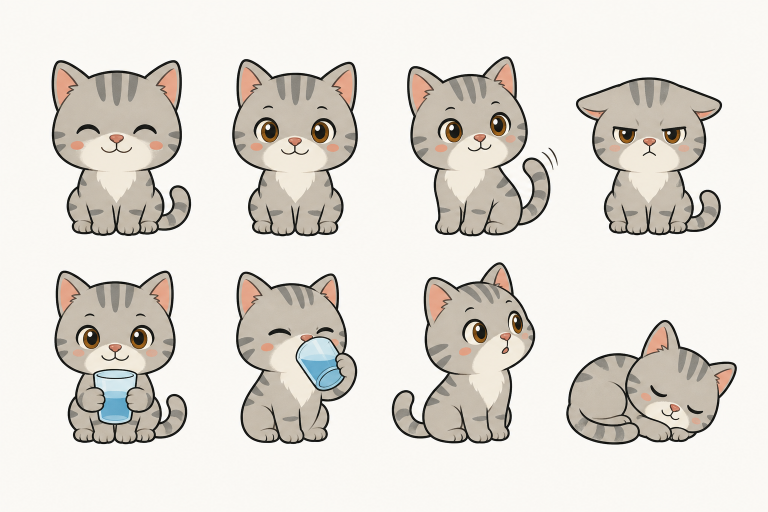
#> input picture assets/cat_sprite_source.png, 1536 x 1024 px (shown at 1/2 size)
$ python prepare_cat_sprites.py
#> lines starting #> are read from the running program, lines starting #| are printed output that depends on the picture; after the words box and inside, x2 and y2 are one past the last pixel; in counts of white or black regions, pixels touching at a corner belong together
"""把4×2角色表拆成统一尺寸的透明PNG状态图。"""

import argparse
from pathlib import Path
import sys

from PIL import Image, ImageDraw, ImageOps


ROOT = Path(__file__).resolve().parents[1]
SOURCE = ROOT / "assets" / "cat_sprite_source.png"
SLEEP_SOURCE = ROOT / "assets" / "cat_sleep_source.png"
OUTPUT = ROOT / "assets" / "cat_sprites"
KEYS = ("idle", "watch", "tail", "over", "hold_cup", "drink", "away", "sleep")
CANVAS_SIZE = 384
SUBJECT_LIMIT = 340
CELL_OVERFLOW = {
    # Generated 4x2 sheets can let the curled sleeping body cross the left cell
    # boundary. Keep a small safe overlap so the rear is not cut into a straight
    # vertical edge. The neighbouring bottom-row subject stays outside this area.
    "sleep": (48, 0, 0, 0),
}


def remove_connected_background(cell):
    # 生成图偶尔会让耳朵或尾巴贴到网格边缘。先补一圈背景，
    # 避免 floodfill 的边缘种子直接落在角色上，把整块毛色灌空。
    border = 10
    background = cell.convert("RGB").getpixel((0, 0))
    work = ImageOps.expand(cell.convert("RGB"), border=border, fill=background)
    marker = (0, 255, 0)
    width, height = work.size
    seeds = []
    for x in range(0, width, 24):
        seeds.extend(((x, 0), (x, height - 1)))
    for y in range(0, height, 24):
        seeds.extend(((0, y), (width - 1, y)))
    for seed in seeds:
        if work.getpixel(seed) != marker:
            ImageDraw.floodfill(work, seed, marker, thresh=42)

    original = ImageOps.expand(cell.convert("RGBA"), border=border, fill=background + (255,))
    pixels = original.load()
    mask_pixels = work.load()
    for y in range(height):
        for x in range(width):
            if mask_pixels[x, y] == marker:
                r, g, b, _ = pixels[x, y]
                pixels[x, y] = (r, g, b, 0)
    return original.crop((border, border, width - border, height - border))


def normalize_sprite(sprite):
    alpha = sprite.getchannel("A")
    bbox = alpha.getbbox()
    if bbox is None:
        raise RuntimeError("sprite is empty after background removal")
    left, top, right, bottom = bbox
    margin = 4
    bbox = (max(0, left - margin), max(0, top - margin),
            min(sprite.width, right + margin), min(sprite.height, bottom + margin))
    cropped = sprite.crop(bbox)
    scale = min(SUBJECT_LIMIT / cropped.width, SUBJECT_LIMIT / cropped.height)
    size = (max(1, round(cropped.width * scale)), max(1, round(cropped.height * scale)))
    cropped = cropped.resize(size, Image.Resampling.LANCZOS)
    canvas = Image.new("RGBA", (CANVAS_SIZE, CANVAS_SIZE), (0, 0, 0, 0))
    x = (CANVAS_SIZE - cropped.width) // 2
    y = CANVAS_SIZE - cropped.height - 10
    canvas.alpha_composite(cropped, (x, y))
    return canvas


def sheet_cell(sheet, index, key):
    cell_w, cell_h = sheet.width // 4, sheet.height // 2
    col, row = index % 4, index // 4
    left_pad, top_pad, right_pad, bottom_pad = CELL_OVERFLOW.get(
        key,
        (0, 0, 0, 0),
    )
    return sheet.crop((
        max(0, col * cell_w - left_pad),
        max(0, row * cell_h - top_pad),
        min(sheet.width, (col + 1) * cell_w + right_pad),
        min(sheet.height, (row + 1) * cell_h + bottom_pad),
    ))


def main(argv=None):
    parser = argparse.ArgumentParser()
    parser.add_argument("--only", choices=KEYS)
    parser.add_argument("--source", type=Path, default=SOURCE)
    parser.add_argument("--sleep-source", type=Path, default=SLEEP_SOURCE)
    parser.add_argument("--output", type=Path, default=OUTPUT)
    parser.add_argument("--use-sheet-sleep", action="store_true")
    args = parser.parse_args(argv)
    source = args.source.resolve()
    sleep_source = args.sleep_source.resolve()
    output = args.output.resolve()
    if not source.exists():
        raise FileNotFoundError(source)
    output.mkdir(parents=True, exist_ok=True)
    with Image.open(source) as sheet:
#> sheet is the input picture: PIL image 1536x1024 RGB; mean R, G, B 224.9, 220.6, 213.7
        sheet = sheet.convert("RGBA")
#> sheet: PIL image 1536x1024 RGBA
        cell_w, cell_h = sheet.width // 4, sheet.height // 2
#> cell_w = 384; cell_h = 512
        if sheet.width % 4 or sheet.height % 2:
            raise ValueError("source sheet must be a 4x2 grid")
        for index, key in enumerate(KEYS):
            if args.only and key != args.only:
                continue
            if key == "sleep" and not args.use_sheet_sleep and sleep_source.exists():
                with Image.open(sleep_source) as custom_sleep:
                    cell = custom_sleep.convert("RGBA")
            else:
                cell = sheet_cell(sheet, index, key)
#> in sheet_cell, `return sheet.crop(( max(0, col * cell_w - left_pad), max(0, row * cell..`:
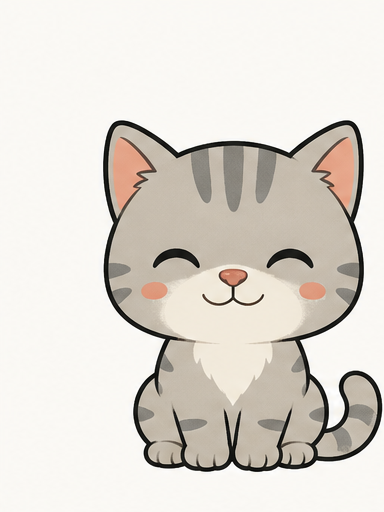
#> returned value: PIL image 384x512 RGBA; mean R, G, B, A 222.9, 217.6, 210, 255
            sprite = normalize_sprite(remove_connected_background(cell))
#> in remove_connected_background, `background = cell.convert("RGB").getpixel((0, 0))`: background = (249, 248, 243)
#> in remove_connected_background, `work = ImageOps.expand(cell.convert("RGB"), border=border, fill=backgr..`:
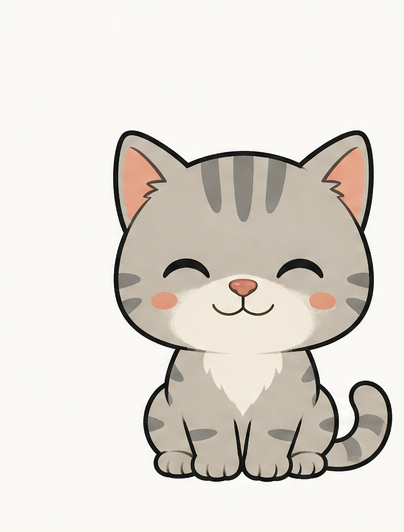
#> work: PIL image 404x532 RGB; mean R, G, B 225.1, 220.2, 212.8
#> after the loop in remove_connected_background, `for seed in seeds:`:
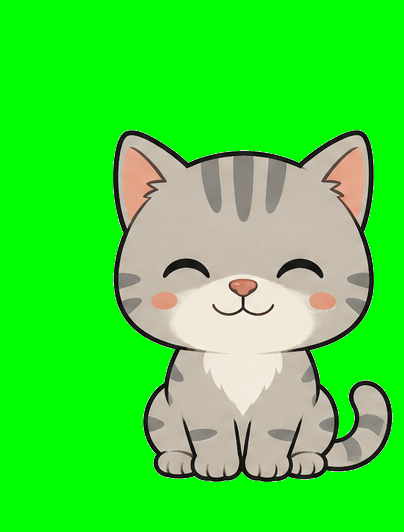
#> work: PIL image 404x532 RGB; mean R, G, B 64.1, 224.5, 55.6
#> in normalize_sprite, `alpha = sprite.getchannel("A")`:
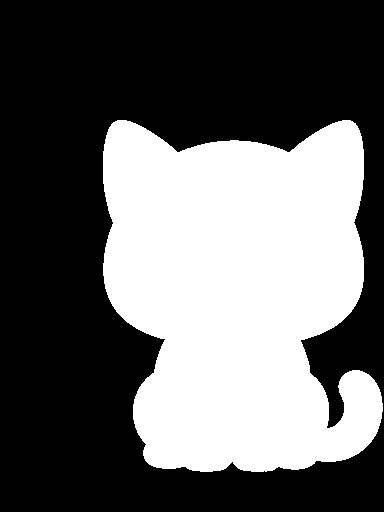
#> alpha: PIL image 384x512 L; 38.9% white; 1 white region, box (x1, y1, x2, y2) and area: (103, 120, 383, 472) 76500
#> in normalize_sprite, `bbox = alpha.getbbox()`: bbox = (103, 120, 383, 472)
#> in normalize_sprite, `left, top, right, bottom = bbox`: left = 103; top = 120; right = 383; bottom = 472
#> in normalize_sprite, `bbox = (max(0, left - margin), max(0, top - margin), min(sprite.width,..`: bbox = (99, 116, 384, 476)
#> in normalize_sprite, `cropped = sprite.crop(bbox)`:
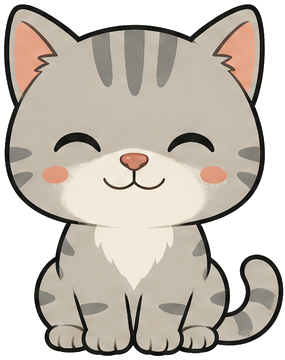
#> cropped: PIL image 285x360 RGBA; mean R, G, B, A 197.9, 189.4, 178.6, 190.1; transparent parts drawn white
#> in normalize_sprite, `cropped = cropped.resize(size, Image.Resampling.LANCZOS)`:
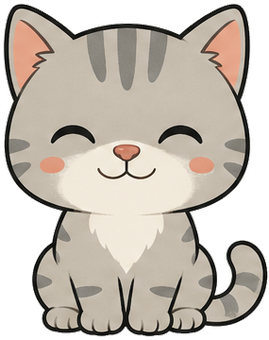
#> cropped: PIL image 269x340 RGBA; mean R, G, B, A 138.3, 130.2, 120.3, 190.1; transparent parts drawn white
#> in normalize_sprite, `canvas = Image.new("RGBA", (CANVAS_SIZE, CANVAS_SIZE), (0, 0, 0, 0))`: canvas: PIL image 384x384 RGBA; every value is 0
#> in normalize_sprite, `canvas.alpha_composite(cropped, (x, y))`:
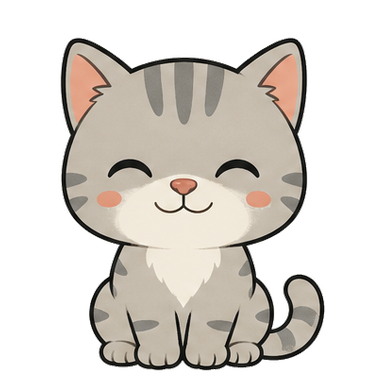
#> canvas: PIL image 384x384 RGBA; mean R, G, B, A 85.8, 80.8, 74.6, 117.9; transparent parts drawn white
            sprite.save(output / (key + ".png"), optimize=True)
            print(key, sprite.size, sprite.getchannel("A").getbbox())
#| idle (384, 384) (58, 35, 326, 373)


if __name__ == "__main__":
    main()
